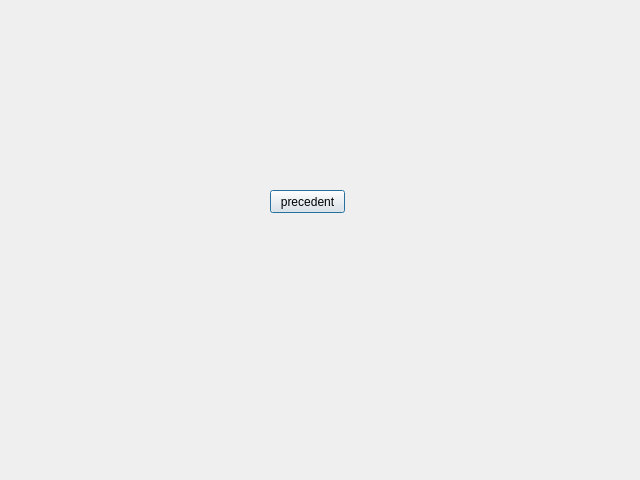
<?xml version="1.0" encoding="UTF-8"?>
<ui version="4.0">
 <class>ajouterfinance</class>
 <widget class="QDialog" name="ajouterfinance">
  <property name="geometry">
   <rect>
    <x>0</x>
    <y>0</y>
    <width>640</width>
    <height>480</height>
   </rect>
  </property>
  <property name="windowTitle">
   <string>Dialog</string>
  </property>
  <widget class="QPushButton" name="AFprecedentPB">
   <property name="geometry">
    <rect>
     <x>270</x>
     <y>190</y>
     <width>75</width>
     <height>23</height>
    </rect>
   </property>
   <property name="text">
    <string>precedent</string>
   </property>
  </widget>
 </widget>
 <resources/>
 <connections/>
</ui>
